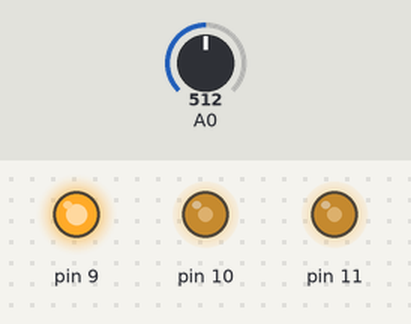
This sketch was run on a simulated Arduino Uno, built with avr-gcc and run on an emulated ATmega328P. On the bench: output pins drawn as LEDs (lit = HIGH). The inputs (shaded band) are chosen by the test bench; at power-on: A0 = 512.

Above: at 1.2 s.
1.3 s: A0 set to 331
At 2.0 s:
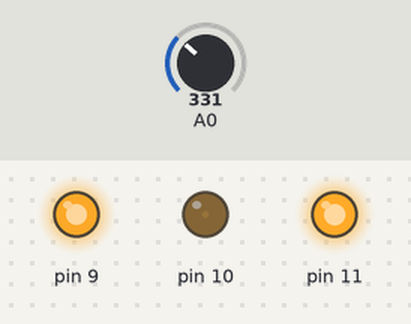
2.8 s: A0 set to 511
At 3.1 s:
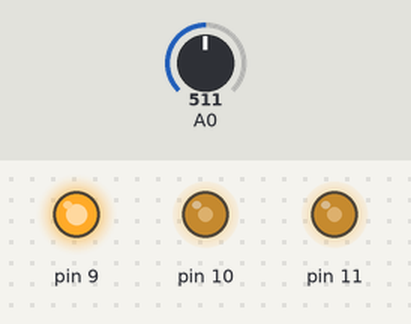
4.3 s: A0 set to 692
At 5.5 s:
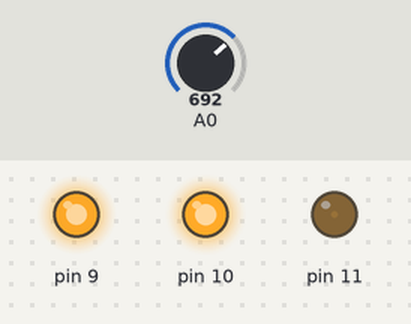
5.8 s: A0 set to 900
At 6.6 s:
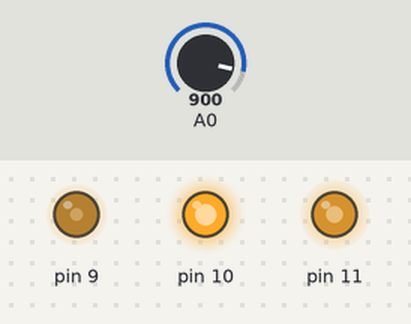
7.3 s: A0 set to 1023
At 7.8 s:
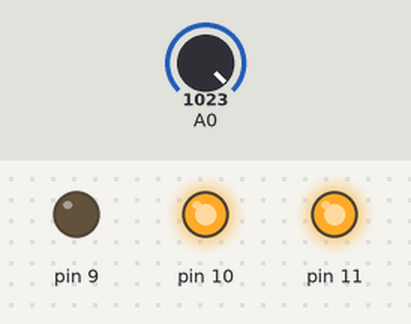
Timing chart, 0 to 9.8 s (numbered marks = the images above; inputs shaded):
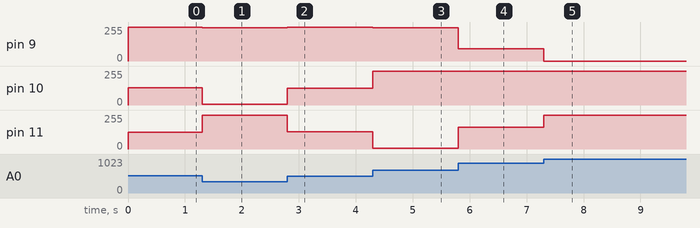

The sketch:

rgb.ino
```cpp
int kd=0;
int yd=0;
int md=0;
int pd=0;


void setup() {
  pinMode(9,OUTPUT);
  pinMode(10,OUTPUT);
  pinMode(11,OUTPUT);

}
void loop() {
  pd=analogRead(A0);
  if (pd<341){
    pd=(pd*3)/4;
    kd=255-pd;
    yd=pd;
    md=0; }
 else if(pd<682)
 {
  pd=(pd-341)*3/4;
  kd=0;
  yd=255-pd;
  md=pd;


  }
  else {
    pd=(pd-683)*3/4;
    kd=pd;
    yd=0;
    md=255-pd;
    }
    analogWrite(9,255-kd);
    analogWrite(10,255-yd);
    analogWrite(11,255-md);

    }
```

Measured:
- after the input at 1.3 s, pin 9: 255/255 → 248/255 at once; pin 10: 128/255 → 7/255 at once; pin 11: 127/255 → 255/255 at once
- after the input at 2.8 s, pin 9: 248/255 → 255/255 at once; pin 10: 7/255 → 127/255 at once; pin 11: 255/255 → 128/255 at once
- after the input at 4.3 s, pin 9: 255/255 → 249/255 at once; pin 10: 127/255 → 255/255 at once; pin 11: 128/255 → 6/255 at once
- after the input at 5.8 s, pin 9: 249/255 → 93/255 at once; pin 11: 6/255 → 162/255 at once
- after the input at 7.3 s, pin 9: 93/255 → 0/255 at once; pin 11: 162/255 → 255/255 at once
